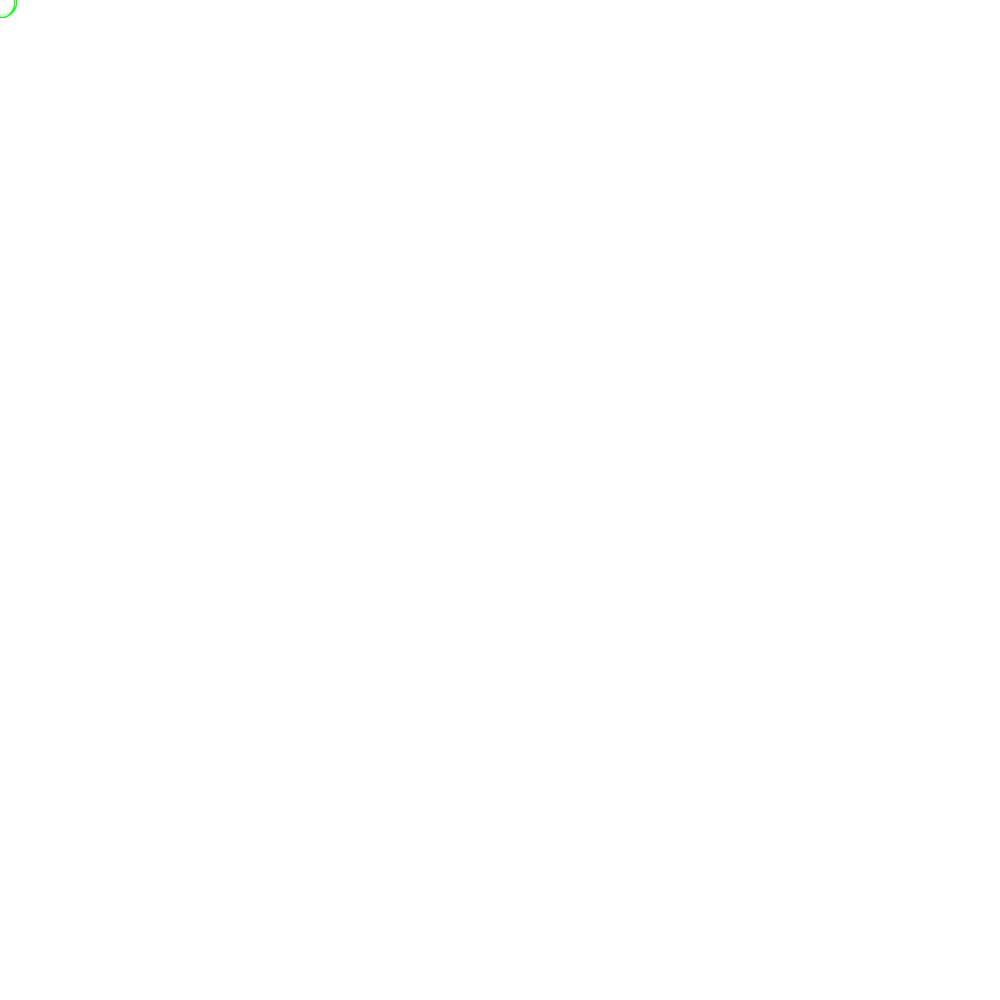
Frame 1 (no input)
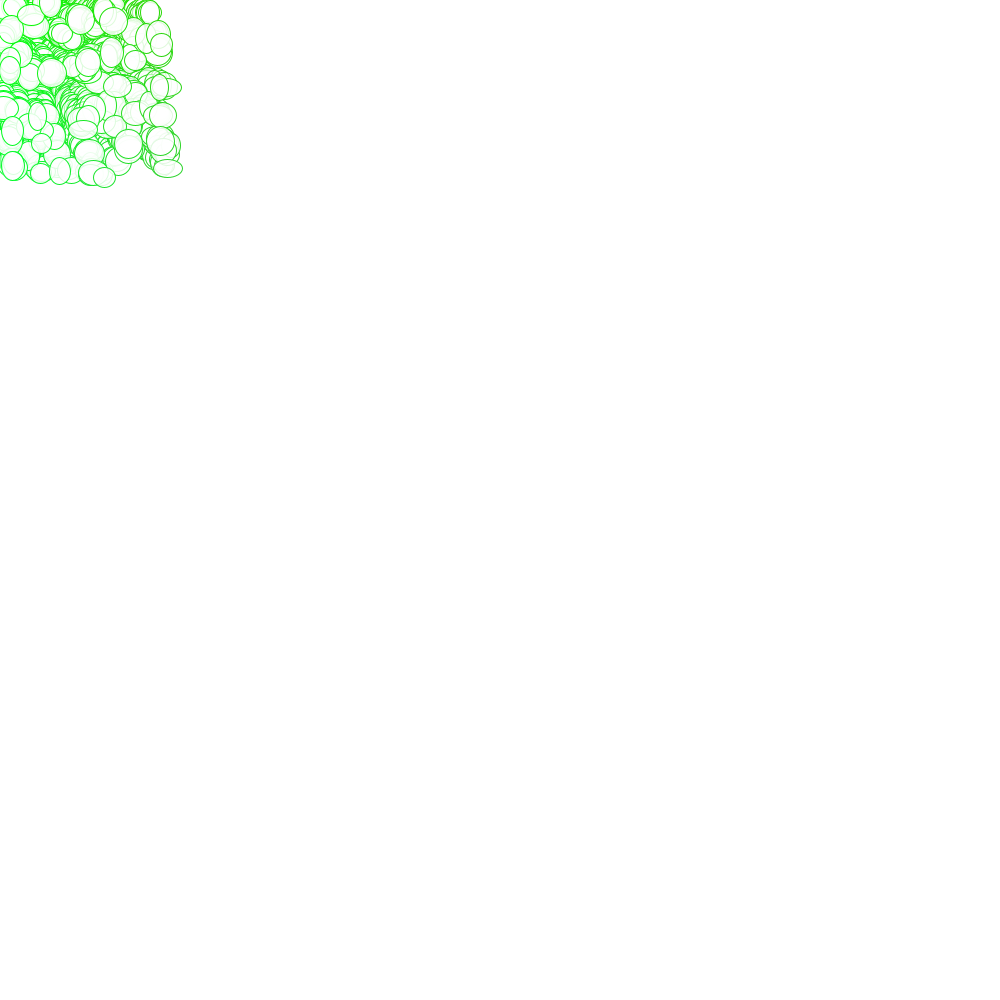
Frame 60 (the mouse pressed at the canvas centre just before this capture)
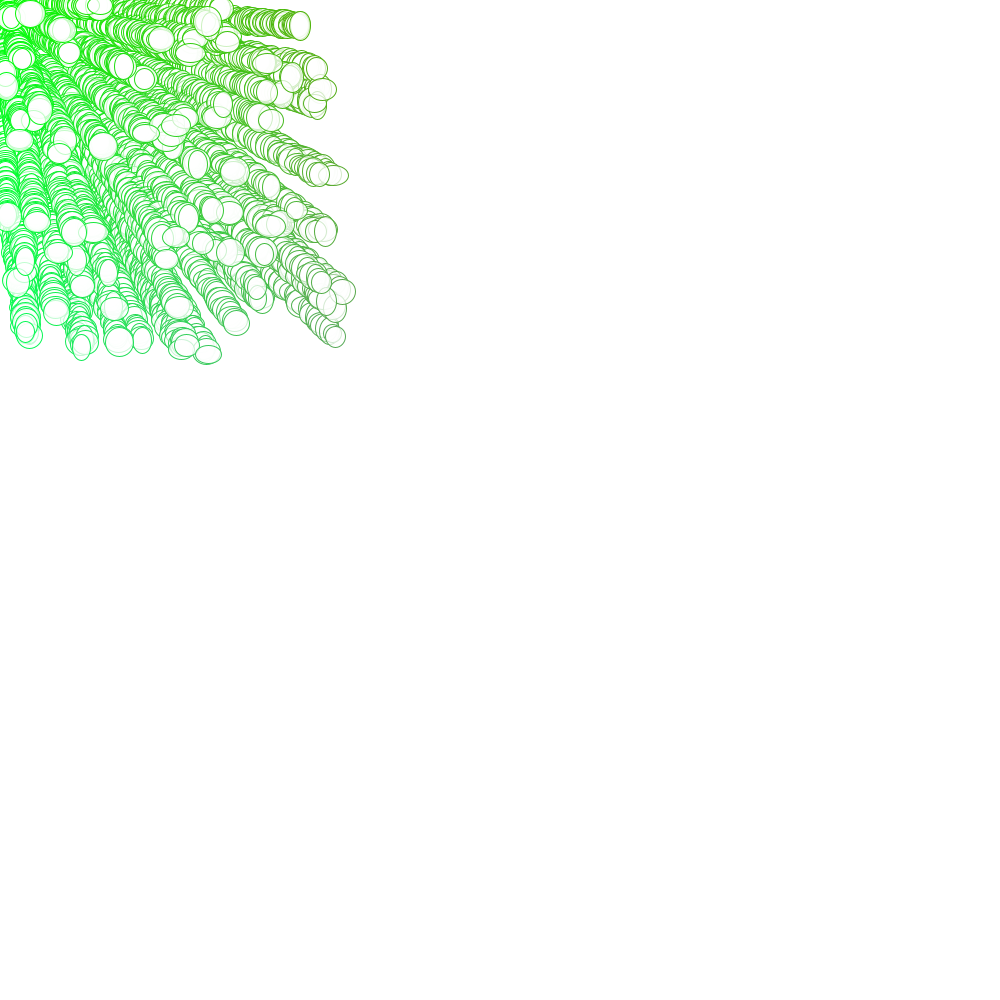
Frame 120 (the mouse held since frame 60 and released just before this capture)

The Processing sketch that drew these frames (run headless with seeded random() and noise(); from frame 60 on, the mouse is pressed at the canvas centre):

// Processing sketch: processing_33709
// ── processing_33709.pde

//50 bouncing balls
//differnce kind of bounce
//basic particle system
int ballno=100;

//declaring variable
float circlex[]= new float[ballno];
float circley[]= new float[ballno];
float vely[] = new float[ballno];
float velx[] = new float[ballno];
float g = 0;

void setup(){
  smooth();
  frameRate(60);
  size(1000,1000);
  //initialize the array
  for(int i=0;i<ballno;i++){
    circlex[i]=0;
    //random(10,width-10);
    circley[i]=0;
    //random(10,height-10);
    vely[i]=random(3);
    velx[i]=random(3);
      background(255);
  }
     
}

void draw(){

  //fill(0,random(150,255),random(150,255),random(100,255));

    //fill(255);
    //fill(r,g,0);
    //rect(0,0,width,height);
    //noStroke();
    //fill(255-r,100,255-g,random(100,110));
    //noFill();
    fill(255,random(100,230));
    strokeWeight(1);

    for (int i=0;i<ballno;i++){
    circlex[i]+=velx[i];
    circley[i]+=vely[i];
    float r = map(circlex[i],0,width,0,255);
    float g = map(circley[i],0,height,0,255);  
    stroke(r,255-r,g);
  //triangle(0,circley[i],50+circlex[i]%15,0,width/2,height/2);
  ellipse(circlex[i],circley[i],random(18,30),random(18,30));
  //rect(circlex[i],circley[i],50+circlex[i]%15,random(380,400));
//50+circlex[i]/5
  if((circlex[i]<0)||(circlex[i]>width)){
    velx[i]=velx[i]*-1;
  }
  if((circley[i]<0)||(circley[i]>height)){
    vely[i]=vely[i]*-1;
  }
 
}
   //same as vel=vel
   //inserting picture
}
